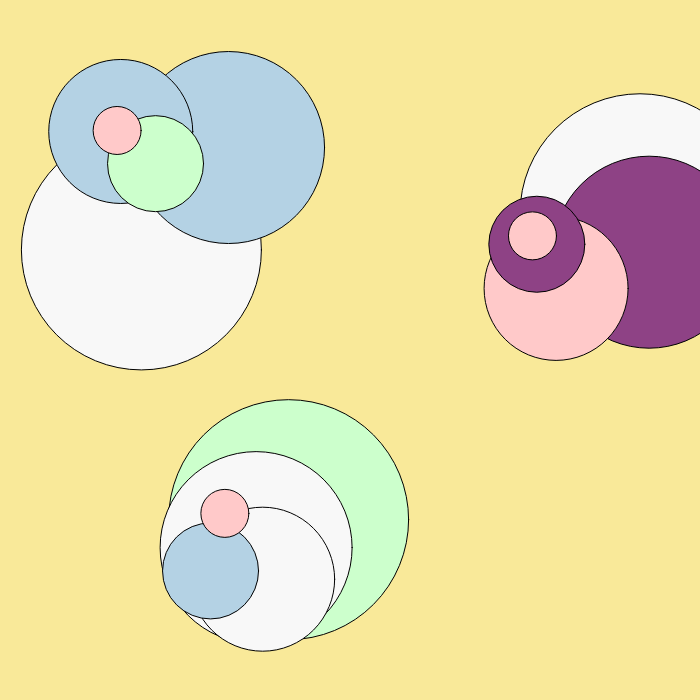
Frame 1 (no input)
Frame 60 (no input): identical to frame 1, image omitted
Frame 120 (the mouse pressed at the canvas centre since frame 60): identical to frame 1, image omitted

The p5.js sketch that drew this single still picture (run headless with seeded random() and noise() and a simulated clock; from frame 60 on, the mouse is pressed at the canvas centre):

// p5.js sketch
// ── sketch.js
function setup () {
    createCanvas(700, 700);
    background(249,233,153);
    //noStroke();
  
    let colorScheme = [
      color(255,201,201),
      color(180,210,228),
      color(204,255,204),
      color(248,248,248),
      color(142,66,133),
    ];
    
    drawCluster(100, 100, colorScheme);
    drawCluster(500, 200, colorScheme);
    drawCluster(200, 500, colorScheme);
}

function draw () {

}

function drawCluster(x, y, colors) {
  var size = 200;
  for (var i = 5; i >= 1; i--) {
    fill(random(colors));
    circle(random(size) + x, random(size) + y, size * 1.2);
    size -= 40;
  }
}
